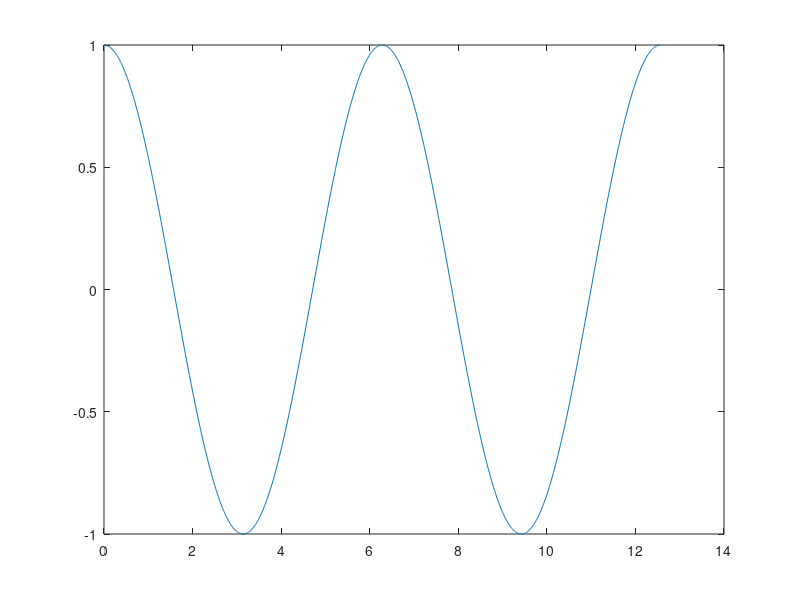
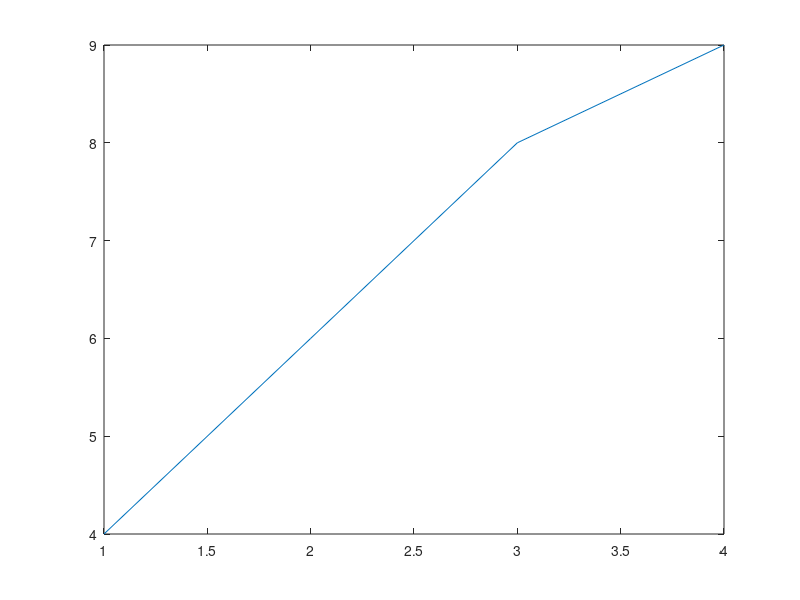
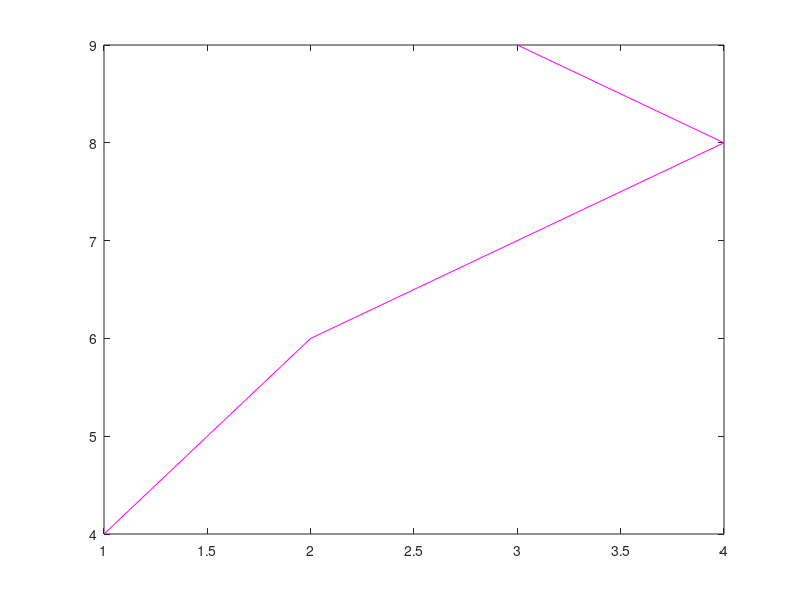
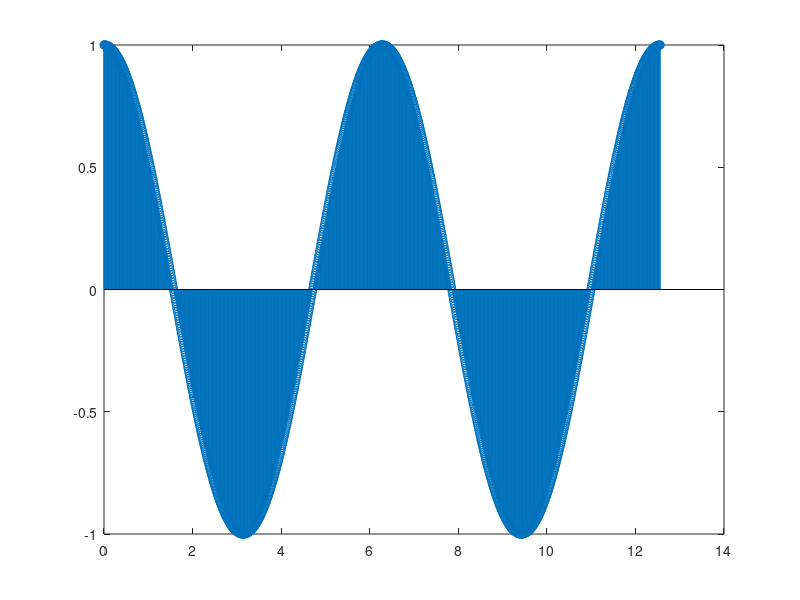

These charts were generated, in order, by the following MATLAB code: (Note: this script raises an error after producing the figures.)
close all
clear all
clc

%% Operações com matrizes:
format compact

A = [1 2; 4 5]
B = [100 200; -100 -200]

AB = A + B

C = [-11 17 13; 45 101 pi]

% C + A % não funciona pois não tem o mesmo número de elementos

BA = A - B
v = [4 6 8 9]
u = 1:4

v - u

%% as 3 linhas abaixo tem mesmo resultado:
A + ones(2)
A + ones(2,2)
A + 1

%% Operações de matrizes com escalares:
A + 0.1
v + 1000
A - 1
v - 2

%% multiplicação matricial:
D = A * B
A * C
v' * u
v * u'

%% multiplicação ponto a ponto:
E = A .* B
% A .* C % não funciona pois não tem o mesmo número de elementos
v .* u
v' .* u'

%% multiplicação por escalar:
A * 100

%% divisão matricial:
A ./ B
B ./ A

%% divisão por escalar:
A / 2

%% divisão de um escalar por uma matriz:
2 ./ A

%% Mais tarde veremos:
% A / B
% B / A

%% Potenciação:
A^2
% equivale:
A * A

% raiz quadrada matricial: ( testado por engano pelo professor)
A ^ 0.5
ans * ans

% v^2 % não funciona pois não tem o mesmo número de elementos

%% Potenciação ponto a ponto:
A .^ 2
v .^ 2
A .^ 0.5
A .^ (-1)
format bank
B .^ A
format short

%% ordem de precedência:
A ./ B .* D
(A ./ B) .* D
A ./ (B .* D)

%% Em geral as operações são elemento a elemento:
cos(C)
sin(C)
log2(u)
sqrt(A) % square root = raiz quadrada

%% sum:
sum(C)
sum(C, 1) % soma todos os elementos das linha com linha

sum(C')

sum(C')'
sum(C, 2) % soma todos os elementos das coluna com coluna

sum(C, 3) % resulta no próprio C

sum(sum(C)) % soma todos os elementos

%%

prod(A)

prod(A, 2)

prod(prod(A))

%%
min(C) % minimo de cada coluna
min(C, 2)
min(C, [], 2)
min(C')'

[m ii] = min(C)

w = [17 11 13 45 -12 50]

m = min(w)
[m ii] = min(w)

w1 = [17 11 13 45 -12 -12 50]

[m ii] = min(w1)

min(min(C))

%% média
sum(u) / 4
sum(u) / length(u)

mean(u)

mean(C)

%% desvio padrão: (Standard deviation)
std(u)

%%
norm(u)
y = [3 4]
norm(y)

%%
det(A)
inv(A)
A * inv(A)

%% pesquisar: lookfor palavra-chave
lookfor deviation

%% Plots
t = 0:0.01:(4*pi);

size(t)

s = cos(t);

figure,
plot(t, s)

%%
u = 1:4
figure,
plot(u, v)

%%
figure,
u = [1 2 4 3]
plot(u, v, 'm')

%% Stem
figure,
stem(t, s)

figure,
stem(u, v, 'm')

figure,
stem(ones(size(v)), v, 'm')

%% Bar
u = 1:4
bar(u, v)

%%
stairs(u, v)

%%
t2 = 0:0.5:4*pi;
s2 = sin(t2);

stairs(t2, s2)

plot(t2, s2)

bar(t2, s2)

stem(t2, s2)

%%
comet(t2, s2)
comet(t, s)

%%
plot(v) % posição do elemento no vetor

u2 = [6 8 10 12]
plot(u2, v)

%%
t3 = linspace(-5,5,100);
f = t3.^2;
plot(t3,f)

%% função obsoleta
% só para conhecer
ezplot('x^2')

%% segurar/manter a figura:
plot(t,s)
hold on
plot(t2,s2, 'm')
hold off

%% grade:
grid on
grid minor

%% label eixos
xlabel('Eixo do tempo [s]')
ylabel('\Omega')

%% titulo
title('Gráfico')

%% fixando os eixos
bar(t2, s2)
axis([0 22 -2 0.5])
title('\pi')

figure
bar(t2, s2)
axis([0 13 -1.1 1.1])

figure
bar(t2, s2)
xlim([0 20])

hold on
plot(t, s)
legend('Barra','Linha')

hold off

%%
plot(t, s, '--')

%%
plot(t, s, '-.')

%%
plot(t, s, '-')

%%
plot(t, s, '.-')

%%
plot(t, s, ':')

%%
plot(t, s, '-.r')

%%
plot(t, s, '-.y')

%%
plot(t, s, '-.kX')

%%
plot(t, s, '-.kX', 'MarkerSize', 8)

%%
plot(t, s, '-.kX', 'MarkerSize', 80)

%% 
whitebg('blue')

%% 
whitebg('white')

%%
subplot(331)
plot(t, s, '-.kh', 'MarkerSize', 20)

%%
subplot(312)
plot(t, s, '-.bh', 'MarkerSize', 10)
